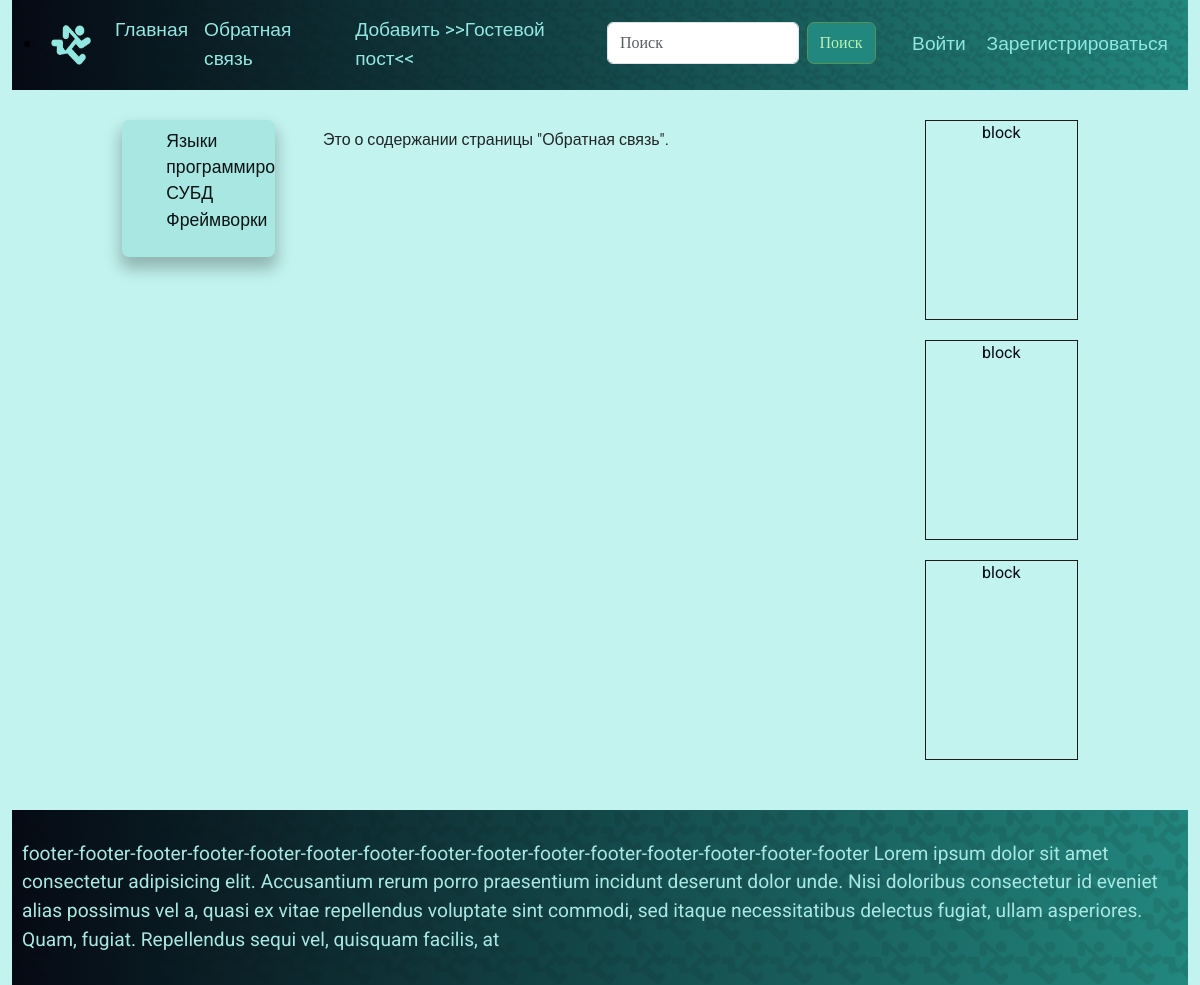
Page /contact/ on the committed database.
### blog/models.py (models this page shows, shortened)
class ModelCategories(models.Model):
    name = models.CharField(max_length=100, db_index=True, verbose_name="Категория")
    slug = models.SlugField(max_length=255, unique=True, db_index=True, verbose_name="URL")
    class Meta:
        verbose_name = 'Категория'
        verbose_name_plural = 'Категории'
        ordering = ['id']

### blog/views.py (the view)
# urls.py: path('contact/', views.contact, name='contact'),
def contact(request):
    context = {
        'title': 'Контакт',
        'page_content': 'Это о содержании страницы "Обратная связь".',
    }
    return render(request, 'blog/contact.html', context)

### blog/templatetags/blog_tags.py (called while the page is built)
@register.simple_tag()
def get_horizontal_menu():
    menu = [{'title': "Главная", 'url_name': 'home'},
            {'title': "Обратная связь", 'url_name': 'contact'},
            {'title': "Добавить >>Гостевой пост<<", 'url_name': 'addpage'},
            ]
    return menu

@register.simple_tag()
def get_horizontal_menu_cat():
    menu_cat = []
    categories = ModelCategories.objects.all()
    for category in categories:
        menu_cat.append({
            'title': category.name,
            'url_name': 'home_category',
            'category_slug': category.slug,
        })
    return menu_cat

@register.simple_tag(name='menu_cat_subcat')
def get_vertical_menu_posts():
    categories = ModelCategories.objects.all()
    subcategories = ModelSubcategories.objects.all()
    cat_subcat_menu = {
        'categories': categories,
        'subcategories': subcategories,
    }
    return cat_subcat_menu

### blog/templates/blog/contact.html (shortened to what this page needs)
{% extends 'blog/base.html' %}
{% block content %}
<p>{{page_content}}</p>
{% endblock %}

### blog/templates/blog/base.html (shortened to what this page needs)
<!DOCTYPE html>
<html lang="en">
<head>
    {% load static %} {% load blog_tags %}
    <link rel="stylesheet" href="{% static 'admin/css/bootstrap.css' %}"/>
    <link type="text/css" href="{% static 'blog/css/styles.css' %}" rel="stylesheet"/>
</head>
<body>
<div class="container-fluid mx-auto align-self-center">
    <header>
        <nav class="navbar navbar-expand-lg">
            <div class="container-fluid">
                <div class="navbar-brand">
                    <li>
                        <img src="{% static 'blog/img/logo.png' %}" alt="Elvand" data-bs-toggle="dropdown" width="40" height="40"/>
                            {% get_horizontal_menu_cat as horizontal_menu_cat %}
                    </li>
                </div>
                <div class="collapse navbar-collapse" id="navbarSupportedContent">
                    <ul class="navbar-nav me-auto mb-2 mb-lg-0">
                        {% get_horizontal_menu as horizontal_menu %}
                        {% for item in horizontal_menu %}
                        <li class="nav-item">
                            <a class="nav-link" href="{% url item.url_name %}">{{ item.title }}</a>
                        </li>
                        {% endfor %}
                    </ul>
                    <ul class="navbar-nav me-auto mb-2 mb-lg-0">
                        <li class="nav-item">
                            <form class="d-flex" role="search">
                                <input class="form-control me-2" type="search" placeholder="Поиск" aria-label="Поиск">
                                <button class="btn btn-outline-success" type="submit">Поиск</button>
                            </form>
                        </li>
                        <li class="nav-item">&nbsp;&nbsp;&nbsp;&nbsp;&nbsp;&nbsp;
                        </li>
                        {% if user.is_authenticated %}
                        <li class="nav-item">
                            <a class="nav-link"
                               href="{% url 'user_profile' user.username %}">{{ user.username }}&nbsp;</a>
                        </li>
                        <li class="nav-item">
                            <a class="nav-link" href="{% url 'logout' %}">Выйти</a>
                        </li>
                        {% else %}
                        <li class="nav-item">
                            <a class="nav-link" href="{% url 'login' %}">Войти&nbsp;</a>
                        </li>
                        <li class="nav-item">
                            <a class="nav-link" href="{% url 'register' %}">Зарегистрироваться</a>
                        </li>
                        {% endif %}
                    </ul>
                </div>
            </div>
        </nav>
    </header>
    <section class="row g-5">
        <div class="col-sm-0 col-md-0 col-lg-0 col-xl-1"></div>
        <div class="col-sm-2 col-md-3 col-lg-3 col-xl-2">
            <nav class="navbar navbar-expand-lg navbar-light vert_nav">
                <div class="container-fluid">
                    <div class="d-flex align-items-center justify-content-end">
                        <div class="collapse navbar-collapse" id="navbarVertical">
                            {% menu_cat_subcat as menu_cs %}
                            <ul>
                                {% for category in menu_cs.categories %}
                                <li>
                                    <a href="{% url 'home' category_slug=category.slug %}">{{ category.name }}</a>
                                </li>
                                {% endfor %}
                            </ul>
                        </div>
                    </div>
                </div>
            </nav>
        </div>
        <div class="col-sm-8 col-md-6 col-lg-6 col-xl-6">{% block content %} {% endblock %}</div>
        <div class="col-sm-2 col-md-3 col-lg-3 col-xl-2">
            <div class="block">block</div>
            <div class="block">block</div>
            <div class="block">block</div>
        </div>
        <div class="col-sm-0 col-md-0 col-lg-0 col-xl-1"></div>
    </section>
    <footer id="footer">
        footer-footer-footer-footer-footer-footer-footer-footer-footer-footer-footer-footer-footer-footer-footer
        Lorem ipsum dolor sit amet consectetur adipisicing elit. Accusantium
        rerum porro praesentium incidunt deserunt dolor unde. Nisi doloribus
        consectetur id eveniet alias possimus vel a, quasi ex vitae repellendus
        voluptate sint commodi, sed itaque necessitatibus delectus fugiat, ullam
        asperiores. Quam, fugiat. Repellendus sequi vel, quisquam facilis, at
    </footer>
</div>
</body>
</html>

### blog/static/blog/css/styles.css (style rules this page uses)
:root { --color11: #6ACFC8; --color12: #629B97; --color13: #22877F; --color14: #92E7E1; --color15: #A9E7E2; --color16: #C2F3EF; --color17: #e2faf8; --colorA11: #7897D5; --colorA12: #6B7DA0; --colorA13: #27488B; --colorA14: #9DB7EA; --colorA15: #B2C5EA; --colorB11: #82E877; --colorB12: #75AE6F; --colorB13: #319727; --colorB14: #A3F49B; --colorB15: #B9F4B2; --color21: #0C1A1A; --color22: #0C1414; --color23: #041111; --color24: #548D8D; --color25: #638D8D; --colorA21: #0F131D; --colorA22: #0E1016; --colorA23: #050913; --colorA24: #5B6A8E; --colorA25: #68748E; --colorB21: #102310; --colorB22: #101A10; --colorB23: #051705; --colorB24: #569156; --colorB25: #669166; }
body { font-family: 'Roboto', sans-serif; background:var(--color16); }
button, input[type="button"], input[type="submit"] { font-family: 'Roboto', sans-serif; }
form { font-family: 'Roboto'; }
.block { border: solid 1px #1f1b1b; margin: 0 0 20px; text-align: center; min-height: 200px; color: #050913; }
.btn { border: 1px solid var(--colorB24); padding: 8px 12px; cursor: pointer; border-radius: 7px; font-size: 16px; text-align: center; text-decoration: none; display: inline-block; transition: background-color 0.3s, color 0.3s; background-color: var(--color13); color: var(--colorB15); }
footer, section { padding: 30px 10px; }
header, footer { font-size: 120%; color: var(--color15); background: url(../img/pattern.png), var(--colorA23); background: url(../img/pattern.png), -moz-linear-gradient(left, var(--colorA23) 0%, var(--color13) 100%); background: url(../img/pattern.png), -webkit-linear-gradient(left, var(--colorA23) 0%, var(--color13) 100%); background: url(../img/pattern.png), linear-gradient(to right, var(--colorA23) 0%, var(--color13) 100%); filter: progid:DXImageTransform.Microsoft.gradient(startColorstr=var(--colorA23), endColorstr=var(--color13), GradientType=1); background-size: contain; }
.navbar a { color: var(--color14); text-decoration: none; }
.vert_nav { font-size: 110%; overflow: hidden; background:var(--color15); border-radius: 7px; box-shadow: 0px 10px 15px 2px rgba(0, 0, 0, 0.25); margin: 0 0 50px; }
.vert_nav a { color:var(--color22); text-decoration: none; }
.vert_nav li { list-style-type: none; }
.form-control, .form-select, .form-textarea, .form-textinput, .fileinpu { width: 100%; }

### rows in the picture
ModelCategories: name "Языки…"
ModelCategories: name "СУБД"
ModelCategories: name "Фреймворки"

### other values in the picture
{{ item.title }} "Главная" "Обратная связь" "Добавить >>Гостевой пост<<"
{{ page_content }} "Это о содержании страницы \"Обратная связь\"."
